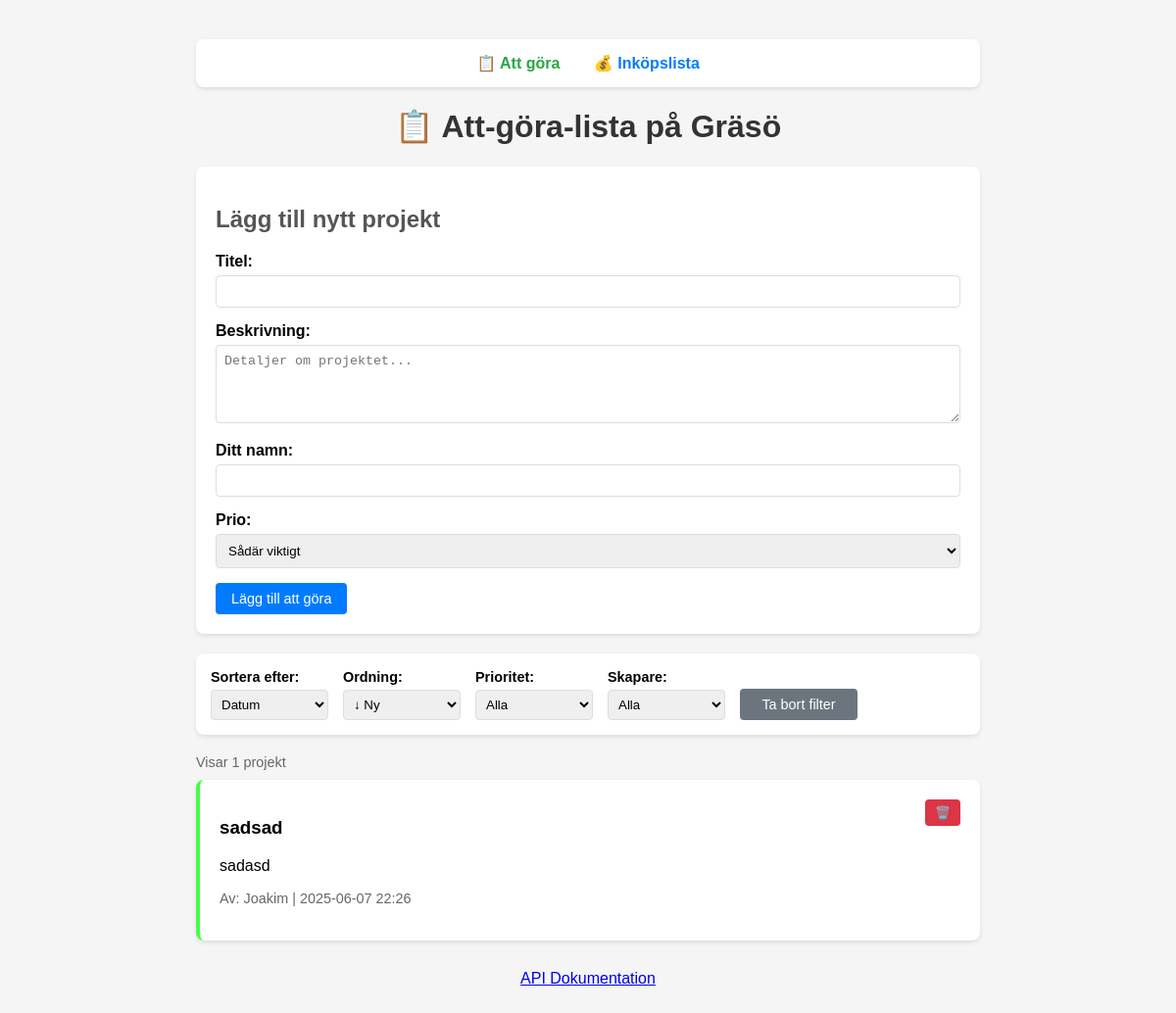
The page / on the database its author committed.
### app/models.py (models this page shows)
class Todo(Base):
    __tablename__ = "todos"
    id = Column(Integer, primary_key=True, index=True)
    title = Column(String, index=True)
    description = Column(Text)
    author = Column(String)
    priority = Column(String, default="medium")
    created_at = Column(DateTime, default=swedish_now)
    images = relationship("TodoImage", back_populates="todo", cascade="all, delete-orphan")

### app/routers/todos.py (the view)
@router.get("/", response_class=HTMLResponse)
async def home(
    request: Request,
    sort_by: str = Query("date", regex="^(date|priority|author|title)$"),
    order: str = Query("desc", regex="^(asc|desc)$"),
    filter_priority: Optional[str] = Query(None),
    filter_author: Optional[str] = Query(None),
    db: Session = Depends(get_db)
):
    if filter_priority == "":
        filter_priority = None
    if filter_author == "":
        filter_author = None
    if filter_priority is not None and filter_priority not in ["high", "medium", "low"]:
        raise HTTPException(status_code=400, detail="Invalid priority filter")
    query = db.query(Todo)
    if filter_priority:
        query = query.filter(Todo.priority == filter_priority)
    if filter_author:
        query = query.filter(Todo.author.ilike(f"%{filter_author}%"))
    if sort_by == "date":
        if order == "desc":
            query = query.order_by(desc(Todo.created_at))
        else:
            query = query.order_by(asc(Todo.created_at))
    elif sort_by == "priority":
        if order == "desc":
            query = query.order_by(
                desc(Todo.priority == "high"),
                desc(Todo.priority == "medium"),
                desc(Todo.priority == "low")
            )
        else:
            query = query.order_by(
                asc(Todo.priority == "low"),
                asc(Todo.priority == "medium"),
                asc(Todo.priority == "high")
            )
    elif sort_by == "author":
        if order == "desc":
            query = query.order_by(desc(Todo.author))
        else:
            query = query.order_by(asc(Todo.author))
    elif sort_by == "title":
        if order == "desc":
            query = query.order_by(desc(Todo.title))
        else:
            query = query.order_by(asc(Todo.title))
    todos = query.all()
    authors = db.query(Todo.author).distinct().all()
    authors = [author[0] for author in authors if author[0]]
    return templates.TemplateResponse("index.html", {
        "request": request,
        "todos": todos,
        "authors": authors,
        "current_sort": sort_by,
        "current_order": order,
        "current_priority_filter": filter_priority,
        "current_author_filter": filter_author,
    })

### templates/index.html (shortened to what this page needs)
<!DOCTYPE html>
<html>
<head>
</head>
<body>
    <div class="container">
        <div class="nav">
            <a href="/" class="active">📋 Att göra</a>
            <a href="/shopping">💰 Inköpslista</a>
        </div>
        <h1>📋 Att-göra-lista på Gräsö</h1>
        <div class="form-card">
            <h2>Lägg till nytt projekt</h2>
            <form action="/api/todos" method="post">
                <div class="form-group">
                    <label for="title">Titel:</label>
                    <input type="text" id="title" name="title" required>
                </div>
                <div class="form-group">
                    <label for="description">Beskrivning:</label>
                    <textarea id="description" name="description" placeholder="Detaljer om projektet..." required></textarea>
                </div>
                <div class="form-group">
                    <label for="author">Ditt namn:</label>
                    <input type="text" id="author" name="author" required>
                </div>
                <div class="form-group">
                    <label for="priority">Prio:</label>
                    <select id="priority" name="priority">
                        <option value="medium" selected>Sådär viktigt</option>
                    </select>
                </div>
                <button type="submit" class="btn">Lägg till att göra</button>
            </form>
        </div>
        <div class="controls-card">
            <form method="get" id="filterForm">
                <div class="controls-row">
                    <div class="control-group">
                        <label for="sort_by">Sortera efter:</label>
                        <select name="sort_by" id="sort_by" onchange="document.getElementById('filterForm').submit()">
                            <option value="date" {% if current_sort == "date" %}selected{% endif %}>Datum</option>
                        </select>
                    </div>
                    <div class="control-group">
                        <label for="order">Ordning:</label>
                        <select name="order" id="order" onchange="document.getElementById('filterForm').submit()">
                            <option value="desc" {% if current_order == "desc" %}selected{% endif %}>↓ Ny</option>
                        </select>
                    </div>
                    <div class="control-group">
                        <label for="filter_priority">Prioritet:</label>
                        <select name="filter_priority" id="filter_priority" onchange="document.getElementById('filterForm').submit()">
                            <option value="">Alla</option>
                        </select>
                    </div>
                    <div class="control-group">
                        <label for="filter_author">Skapare:</label>
                        <select name="filter_author" id="filter_author" onchange="document.getElementById('filterForm').submit()">
                            <option value="">Alla</option>
                        </select>
                    </div>
                    <div class="control-group">
                        <label>&nbsp;</label>
                        <button type="button" class="btn btn-clear" onclick="window.location.href='/'">Ta bort filter</button>
                    </div>
                </div>
            </form>
        </div>
        <div class="results-info">
            Visar {{ todos|length }} projekt
        </div>
        <div id="todos">
            {% for todo in todos %}
            <div class="todo-card priority-{{ todo.priority }}">
                <div class="todo-header">
                    <div class="todo-content" onclick="location.href='/todo/{{ todo.id }}'">
                        <h3>{{ todo.title }}</h3>
                        <p>{{ todo.description[:100] }}{% if todo.description|length > 100 %}...{% endif %}</p>
                        <p class="author">
                            Av: {{ todo.author }} | {{ todo.created_at.strftime('%Y-%m-%d %H:%M') }}
                        </p>
                    </div>
                    <form action="/api/todos/{{ todo.id }}/delete" method="post">
                        <button type="submit" class="btn btn-danger delete-btn" onclick="return confirm('Är du säker på att du vill ta bort detta projekt?')">
                            🗑️
                        </button>
                    </form>
                </div>
            </div>
            {% else %}
            <p>Hittade inga projekt 😨. {% if current_priority_filter or current_author_filter %}Testa att ta bort filter{% endif %} Lägg till ett projekt! 👆</p>
            {% endfor %}
        </div>
        <p style="text-align: center; margin-top: 30px;">
            <a href="/docs">API Dokumentation</a>
        </p>
    </div>
</body>
</html>

### templates/index.html (style rules this page uses)
body { font-family: Arial, sans-serif; margin: 40px; background: #f5f5f5; }
.container { max-width: 800px; margin: 0 auto; }
.nav { background: white; padding: 15px; border-radius: 8px; margin-bottom: 20px; box-shadow: 0 2px 4px rgba(0,0,0,0.1); text-align: center; }
.nav a { margin: 0 15px; text-decoration: none; color: #007bff; font-weight: bold; }
.nav a.active { color: #28a745; }
.form-card { background: white; padding: 20px; border-radius: 8px; margin-bottom: 20px; box-shadow: 0 2px 4px rgba(0,0,0,0.1); }
.controls-card { background: white; padding: 15px; border-radius: 8px; margin-bottom: 20px; box-shadow: 0 2px 4px rgba(0,0,0,0.1); }
.controls-row { display: flex; gap: 15px; align-items: end; flex-wrap: wrap; }
.control-group { display: flex; flex-direction: column; min-width: 120px; }
.control-group label { font-size: 0.9em; margin-bottom: 5px; font-weight: bold; }
.control-group select, .control-group input { padding: 6px; border: 1px solid #ddd; border-radius: 4px; }
.todo-card { background: white; padding: 20px; margin: 10px 0; border-radius: 8px; transition: transform 0.2s; box-shadow: 0 2px 4px rgba(0,0,0,0.1); }
.todo-content { cursor: pointer; flex: 1; }
.todo-header { display: flex; justify-content: space-between; align-items: start; gap: 15px; }
.author { color: #666; font-size: 0.9em; margin-top: 10px; }
.priority-low { border-left: 4px solid #44ff44; }
.form-group { margin-bottom: 15px; }
.form-group label { display: block; margin-bottom: 5px; font-weight: bold; }
.form-group input, .form-group textarea, .form-group select { width: 100%; padding: 8px; border: 1px solid #ddd; border-radius: 4px; box-sizing: border-box; }
.form-group textarea { height: 80px; resize: vertical; }
.btn { background: #007bff; color: white; padding: 8px 16px; border: none; border-radius: 4px; cursor: pointer; font-size: 0.9em; }
.btn-clear { background: #6c757d; }
.btn-danger { background: #dc3545; }
.delete-btn { padding: 6px 10px; font-size: 0.8em; margin-left: 10px; }
h1 { color: #333; text-align: center; }
h2 { color: #555; }
.results-info { color: #666; font-size: 0.9em; margin-bottom: 10px; }

### rows shown on the page
Todo: title "sadsad", description "sadasd", author "Joakim", created_at "2025-06-07 22:26"

### other values the page prints
{{ todos|length }} "1"
